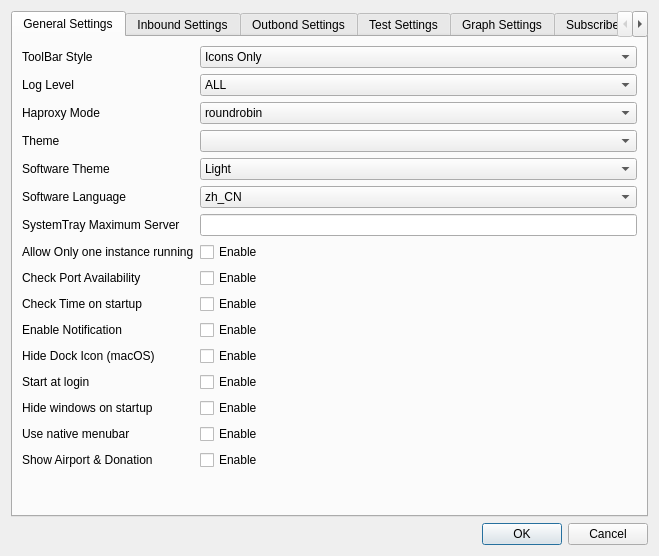
<?xml version="1.0" encoding="UTF-8"?>
<ui version="4.0">
 <class>SettingsDialog</class>
 <widget class="QDialog" name="SettingsDialog">
  <property name="geometry">
   <rect>
    <x>0</x>
    <y>0</y>
    <width>659</width>
    <height>556</height>
   </rect>
  </property>
  <property name="minimumSize">
   <size>
    <width>634</width>
    <height>532</height>
   </size>
  </property>
  <property name="windowTitle">
   <string>Settings</string>
  </property>
  <property name="modal">
   <bool>true</bool>
  </property>
  <layout class="QGridLayout" name="gridLayout">
   <item row="0" column="0">
    <widget class="QTabWidget" name="tabWidget">
     <property name="sizePolicy">
      <sizepolicy hsizetype="Expanding" vsizetype="Expanding">
       <horstretch>0</horstretch>
       <verstretch>0</verstretch>
      </sizepolicy>
     </property>
     <property name="currentIndex">
      <number>0</number>
     </property>
     <widget class="QWidget" name="tab">
      <attribute name="title">
       <string>General Settings</string>
      </attribute>
      <layout class="QGridLayout" name="gridLayout_2">
       <item row="0" column="0">
        <layout class="QFormLayout" name="formLayout">
         <property name="fieldGrowthPolicy">
          <enum>QFormLayout::AllNonFixedFieldsGrow</enum>
         </property>
         <item row="0" column="0">
          <widget class="QLabel" name="toolBarStyleLabel">
           <property name="text">
            <string>ToolBar Style</string>
           </property>
          </widget>
         </item>
         <item row="0" column="1">
          <widget class="QComboBox" name="toolbarStyleComboBox">
           <property name="sizePolicy">
            <sizepolicy hsizetype="Expanding" vsizetype="Fixed">
             <horstretch>0</horstretch>
             <verstretch>0</verstretch>
            </sizepolicy>
           </property>
           <item>
            <property name="text">
             <string>Icons Only</string>
            </property>
           </item>
           <item>
            <property name="text">
             <string>Text Only</string>
            </property>
           </item>
           <item>
            <property name="text">
             <string>Text Alongside Icons</string>
            </property>
           </item>
           <item>
            <property name="text">
             <string>Text Under Icons</string>
            </property>
           </item>
           <item>
            <property name="text">
             <string>System Style</string>
            </property>
           </item>
          </widget>
         </item>
         <item row="1" column="0">
          <widget class="QLabel" name="logLevelLabel">
           <property name="text">
            <string>Log Level</string>
           </property>
          </widget>
         </item>
         <item row="1" column="1">
          <widget class="QComboBox" name="logLevelComboBox">
           <property name="sizePolicy">
            <sizepolicy hsizetype="Expanding" vsizetype="Fixed">
             <horstretch>0</horstretch>
             <verstretch>0</verstretch>
            </sizepolicy>
           </property>
           <item>
            <property name="text">
             <string>ALL</string>
            </property>
           </item>
           <item>
            <property name="text">
             <string>INFO</string>
            </property>
           </item>
           <item>
            <property name="text">
             <string>WARN</string>
            </property>
           </item>
           <item>
            <property name="text">
             <string>ERROR</string>
            </property>
           </item>
           <item>
            <property name="text">
             <string>FATAL</string>
            </property>
           </item>
           <item>
            <property name="text">
             <string>OFF</string>
            </property>
           </item>
          </widget>
         </item>
         <item row="2" column="0">
          <widget class="QLabel" name="haproxyModeLabel">
           <property name="text">
            <string>Haproxy Mode</string>
           </property>
          </widget>
         </item>
         <item row="2" column="1">
          <widget class="QComboBox" name="haproxyModeComboBox">
           <property name="sizePolicy">
            <sizepolicy hsizetype="Expanding" vsizetype="Fixed">
             <horstretch>0</horstretch>
             <verstretch>0</verstretch>
            </sizepolicy>
           </property>
           <item>
            <property name="text">
             <string>roundrobin</string>
            </property>
           </item>
           <item>
            <property name="text">
             <string>leastconn</string>
            </property>
           </item>
           <item>
            <property name="text">
             <string>source</string>
            </property>
           </item>
          </widget>
         </item>
         <item row="3" column="0">
          <widget class="QLabel" name="label_3">
           <property name="text">
            <string>Theme</string>
           </property>
          </widget>
         </item>
         <item row="3" column="1">
          <widget class="QComboBox" name="themeComboBox"/>
         </item>
         <item row="6" column="0">
          <widget class="QLabel" name="label_23">
           <property name="text">
            <string>SystemTray Maximum Server</string>
           </property>
          </widget>
         </item>
         <item row="6" column="1">
          <widget class="QLineEdit" name="systemTrayMaximumServerEdit"/>
         </item>
         <item row="7" column="0">
          <widget class="QLabel" name="onlyOneInstanceLabel">
           <property name="text">
            <string>Allow Only one instance running</string>
           </property>
          </widget>
         </item>
         <item row="7" column="1">
          <widget class="QCheckBox" name="oneInstanceCheckBox">
           <property name="text">
            <string>Enable</string>
           </property>
          </widget>
         </item>
         <item row="8" column="0">
          <widget class="QLabel" name="checkPortAvailabilityLabel">
           <property name="text">
            <string>Check Port Availability</string>
           </property>
          </widget>
         </item>
         <item row="8" column="1">
          <widget class="QCheckBox" name="availabilityCheckBox">
           <property name="text">
            <string>Enable</string>
           </property>
          </widget>
         </item>
         <item row="10" column="0">
          <widget class="QLabel" name="enableNotificationLabel">
           <property name="text">
            <string>Enable Notification</string>
           </property>
          </widget>
         </item>
         <item row="10" column="1">
          <widget class="QCheckBox" name="enableNotificationCheckBox">
           <property name="text">
            <string>Enable</string>
           </property>
          </widget>
         </item>
         <item row="11" column="0">
          <widget class="QLabel" name="hideDockIconLabel">
           <property name="text">
            <string>Hide Dock Icon (macOS)</string>
           </property>
          </widget>
         </item>
         <item row="11" column="1">
          <widget class="QCheckBox" name="hideDockIconCheckBox">
           <property name="text">
            <string>Enable</string>
           </property>
          </widget>
         </item>
         <item row="12" column="0">
          <widget class="QLabel" name="startAtLoginLabel">
           <property name="text">
            <string>Start at login</string>
           </property>
          </widget>
         </item>
         <item row="12" column="1">
          <widget class="QCheckBox" name="startAtLoginCheckbox">
           <property name="text">
            <string>Enable</string>
           </property>
          </widget>
         </item>
         <item row="13" column="0">
          <widget class="QLabel" name="hideWindowsOnStartupLabel">
           <property name="text">
            <string>Hide windows on startup</string>
           </property>
          </widget>
         </item>
         <item row="13" column="1">
          <widget class="QCheckBox" name="hideCheckBox">
           <property name="text">
            <string>Enable</string>
           </property>
          </widget>
         </item>
         <item row="14" column="0">
          <widget class="QLabel" name="useNativeMenuBar">
           <property name="text">
            <string>Use native menubar</string>
           </property>
          </widget>
         </item>
         <item row="14" column="1">
          <widget class="QCheckBox" name="nativeMenuBarCheckBox">
           <property name="text">
            <string>Enable</string>
           </property>
          </widget>
         </item>
         <item row="15" column="0">
          <widget class="QLabel" name="label_13">
           <property name="text">
            <string>Show Airport &amp; Donation</string>
           </property>
          </widget>
         </item>
         <item row="15" column="1">
          <widget class="QCheckBox" name="showAirportAndDonationCB">
           <property name="text">
            <string>Enable</string>
           </property>
          </widget>
         </item>
         <item row="4" column="0">
          <widget class="QLabel" name="label_8">
           <property name="text">
            <string>Software Theme</string>
           </property>
          </widget>
         </item>
         <item row="4" column="1">
          <widget class="QComboBox" name="systemThemeCB">
           <item>
            <property name="text">
             <string>Light</string>
            </property>
           </item>
           <item>
            <property name="text">
             <string>Dark</string>
            </property>
           </item>
           <item>
            <property name="text">
             <string>Follow System</string>
            </property>
           </item>
          </widget>
         </item>
         <item row="5" column="0">
          <widget class="QLabel" name="label_24">
           <property name="text">
            <string>Software Language</string>
           </property>
          </widget>
         </item>
         <item row="5" column="1">
          <widget class="QComboBox" name="languageCB">
           <item>
            <property name="text">
             <string>zh_CN</string>
            </property>
           </item>
           <item>
            <property name="text">
             <string>zh_TW</string>
            </property>
           </item>
           <item>
            <property name="text">
             <string>en_US</string>
            </property>
           </item>
           <item>
            <property name="text">
             <string>ja_JP</string>
            </property>
           </item>
           <item>
            <property name="text">
             <string>Follow System</string>
            </property>
           </item>
          </widget>
         </item>
         <item row="9" column="0">
          <widget class="QLabel" name="label_43">
           <property name="text">
            <string>Check Time on startup</string>
           </property>
          </widget>
         </item>
         <item row="9" column="1">
          <widget class="QCheckBox" name="checkTimeOnStartupCB">
           <property name="text">
            <string>Enable</string>
           </property>
          </widget>
         </item>
        </layout>
       </item>
      </layout>
     </widget>
     <widget class="QWidget" name="widget">
      <attribute name="title">
       <string>Inbound Settings</string>
      </attribute>
      <layout class="QGridLayout" name="gridLayout_3">
       <item row="0" column="0">
        <layout class="QFormLayout" name="formLayout_2">
         <property name="fieldGrowthPolicy">
          <enum>QFormLayout::AllNonFixedFieldsGrow</enum>
         </property>
         <item row="0" column="0">
          <widget class="QLabel" name="label_10">
           <property name="text">
            <string>Enable Http Proxy</string>
           </property>
          </widget>
         </item>
         <item row="0" column="1">
          <widget class="QCheckBox" name="enableHttpProxyCheckBox">
           <property name="text">
            <string>Enable</string>
           </property>
          </widget>
         </item>
         <item row="1" column="0">
          <widget class="QLabel" name="label_11">
           <property name="text">
            <string>Enable IPV6 Support</string>
           </property>
          </widget>
         </item>
         <item row="1" column="1">
          <widget class="QCheckBox" name="enableIPV6SupportCheckBox">
           <property name="text">
            <string>Enable</string>
           </property>
          </widget>
         </item>
         <item row="2" column="0">
          <widget class="QLabel" name="label_12">
           <property name="text">
            <string>Share Over LAN</string>
           </property>
          </widget>
         </item>
         <item row="2" column="1">
          <widget class="QCheckBox" name="shareOverLANCheckBox">
           <property name="text">
            <string>Enable</string>
           </property>
          </widget>
         </item>
         <item row="4" column="0">
          <widget class="QLabel" name="label_14">
           <property name="text">
            <string>Sock5 Port</string>
           </property>
          </widget>
         </item>
         <item row="4" column="1">
          <widget class="QLineEdit" name="socks5PortLineEdit"/>
         </item>
         <item row="5" column="0">
          <widget class="QLabel" name="label_15">
           <property name="text">
            <string>Http Port</string>
           </property>
          </widget>
         </item>
         <item row="5" column="1">
          <widget class="QLineEdit" name="httpPortLineEdit"/>
         </item>
         <item row="6" column="0">
          <widget class="QLabel" name="label_16">
           <property name="text">
            <string>PAC Port</string>
           </property>
          </widget>
         </item>
         <item row="6" column="1">
          <widget class="QLineEdit" name="pacPortLineEdit"/>
         </item>
         <item row="8" column="0">
          <widget class="QLabel" name="label_18">
           <property name="text">
            <string>Haproxy Port</string>
           </property>
          </widget>
         </item>
         <item row="8" column="1">
          <widget class="QLineEdit" name="haproxyPortLineEdit"/>
         </item>
         <item row="9" column="0">
          <widget class="QLabel" name="label_19">
           <property name="text">
            <string>Haproxy Status Port</string>
           </property>
          </widget>
         </item>
         <item row="9" column="1">
          <widget class="QLineEdit" name="haproxyStatusPortLineEdit"/>
         </item>
         <item row="3" column="0">
          <widget class="QLabel" name="label_35">
           <property name="text">
            <string>Inbound Sniffing</string>
           </property>
          </widget>
         </item>
         <item row="3" column="1">
          <widget class="QCheckBox" name="inboundSniffingCB">
           <property name="text">
            <string>Enable</string>
           </property>
          </widget>
         </item>
         <item row="7" column="0">
          <widget class="QLabel" name="label_44">
           <property name="text">
            <string>Redirector Port</string>
           </property>
          </widget>
         </item>
         <item row="7" column="1">
          <widget class="QLineEdit" name="redirectorPortLineEdit"/>
         </item>
        </layout>
       </item>
      </layout>
     </widget>
     <widget class="QWidget" name="tab_2">
      <attribute name="title">
       <string>Outbond Settings</string>
      </attribute>
      <layout class="QGridLayout" name="gridLayout_4">
       <item row="0" column="0">
        <layout class="QFormLayout" name="formLayout_4">
         <property name="fieldGrowthPolicy">
          <enum>QFormLayout::ExpandingFieldsGrow</enum>
         </property>
         <item row="3" column="0">
          <widget class="QLabel" name="label_26">
           <property name="text">
            <string>Forward Proxy</string>
           </property>
          </widget>
         </item>
         <item row="5" column="0">
          <widget class="QLabel" name="label_27">
           <property name="text">
            <string>IP Address</string>
           </property>
          </widget>
         </item>
         <item row="6" column="0">
          <widget class="QLabel" name="label_30">
           <property name="text">
            <string>Port</string>
           </property>
          </widget>
         </item>
         <item row="7" column="0">
          <widget class="QLabel" name="label_28">
           <property name="text">
            <string>Authentication</string>
           </property>
          </widget>
         </item>
         <item row="8" column="0">
          <widget class="QLabel" name="label_31">
           <property name="text">
            <string>Username</string>
           </property>
          </widget>
         </item>
         <item row="8" column="1">
          <widget class="QLineEdit" name="forwardProxyUsername"/>
         </item>
         <item row="9" column="0">
          <widget class="QLabel" name="label_32">
           <property name="text">
            <string>Password</string>
           </property>
          </widget>
         </item>
         <item row="9" column="1">
          <widget class="QLineEdit" name="forwardProxyPassword"/>
         </item>
         <item row="4" column="0">
          <widget class="QLabel" name="label_33">
           <property name="text">
            <string>Type</string>
           </property>
          </widget>
         </item>
         <item row="3" column="1">
          <widget class="QCheckBox" name="forwardProxyCheckBox">
           <property name="text">
            <string>Enable</string>
           </property>
          </widget>
         </item>
         <item row="4" column="1">
          <widget class="QComboBox" name="forwardProxyTypeComboBox">
           <property name="sizePolicy">
            <sizepolicy hsizetype="Expanding" vsizetype="Fixed">
             <horstretch>0</horstretch>
             <verstretch>0</verstretch>
            </sizepolicy>
           </property>
           <item>
            <property name="text">
             <string>http</string>
            </property>
           </item>
           <item>
            <property name="text">
             <string>socks5</string>
            </property>
           </item>
          </widget>
         </item>
         <item row="5" column="1">
          <widget class="QLineEdit" name="forwardProxyIpAddressLineEdit"/>
         </item>
         <item row="6" column="1">
          <widget class="QLineEdit" name="forwardProxyPortLineEdit"/>
         </item>
         <item row="7" column="1">
          <widget class="QCheckBox" name="forwardProxyAuthenticationCheckBox">
           <property name="text">
            <string>Enable</string>
           </property>
          </widget>
         </item>
         <item row="0" column="0">
          <widget class="QLabel" name="label_34">
           <property name="text">
            <string>Bypass Bittorrent Traffic</string>
           </property>
          </widget>
         </item>
         <item row="0" column="1">
          <widget class="QCheckBox" name="bypassBittorrentCB">
           <property name="text">
            <string>Enable</string>
           </property>
          </widget>
         </item>
         <item row="2" column="0">
          <widget class="QLabel" name="label_36">
           <property name="text">
            <string>Bypass China Mainland</string>
           </property>
          </widget>
         </item>
         <item row="2" column="1">
          <widget class="QCheckBox" name="bypassChinaMainlandCB">
           <property name="text">
            <string>Enable</string>
           </property>
          </widget>
         </item>
         <item row="1" column="0">
          <widget class="QLabel" name="label_37">
           <property name="text">
            <string>Bypass Private Address</string>
           </property>
          </widget>
         </item>
         <item row="1" column="1">
          <widget class="QCheckBox" name="bypassPrivateAddressCB">
           <property name="text">
            <string>Enable</string>
           </property>
          </widget>
         </item>
        </layout>
       </item>
      </layout>
     </widget>
     <widget class="QWidget" name="tab_7">
      <attribute name="title">
       <string>Test Settings</string>
      </attribute>
      <layout class="QGridLayout" name="gridLayout_9">
       <item row="0" column="0">
        <layout class="QFormLayout" name="formLayout_7">
         <item row="0" column="0">
          <widget class="QLabel" name="label_22">
           <property name="text">
            <string>Latency Test Method</string>
           </property>
          </widget>
         </item>
         <item row="0" column="1">
          <widget class="QComboBox" name="latencyTestMethodCB">
           <item>
            <property name="text">
             <string>TCP</string>
            </property>
           </item>
           <item>
            <property name="text">
             <string>CONNECT</string>
            </property>
           </item>
          </widget>
         </item>
         <item row="1" column="0">
          <widget class="QLabel" name="label_25">
           <property name="text">
            <string>Real Lantency Test Url</string>
           </property>
          </widget>
         </item>
         <item row="1" column="1">
          <widget class="QLineEdit" name="realLatencyTestUrlEdit"/>
         </item>
         <item row="2" column="0">
          <widget class="QLabel" name="label_29">
           <property name="text">
            <string>Speed Test Url</string>
           </property>
          </widget>
         </item>
         <item row="2" column="1">
          <widget class="QLineEdit" name="speedTestUrlEdit"/>
         </item>
        </layout>
       </item>
      </layout>
     </widget>
     <widget class="QWidget" name="tab_6">
      <attribute name="title">
       <string>Graph Settings</string>
      </attribute>
      <layout class="QGridLayout" name="gridLayout_8">
       <item row="0" column="0">
        <layout class="QFormLayout" name="formLayout_6">
         <item row="2" column="0">
          <widget class="QLabel" name="label_17">
           <property name="text">
            <string>Proxy Download Speed Color</string>
           </property>
          </widget>
         </item>
         <item row="2" column="1">
          <widget class="QtColorPicker" name="proxyDownloadColorPicker" native="true">
           <property name="sizePolicy">
            <sizepolicy hsizetype="Expanding" vsizetype="Preferred">
             <horstretch>0</horstretch>
             <verstretch>0</verstretch>
            </sizepolicy>
           </property>
           <property name="text" stdset="0">
            <string>PushButton</string>
           </property>
          </widget>
         </item>
         <item row="3" column="0">
          <widget class="QLabel" name="label_20">
           <property name="text">
            <string>Proxy Upload Speed Color</string>
           </property>
          </widget>
         </item>
         <item row="3" column="1">
          <widget class="QtColorPicker" name="proxyUploadColorPicker" native="true">
           <property name="sizePolicy">
            <sizepolicy hsizetype="Expanding" vsizetype="Preferred">
             <horstretch>0</horstretch>
             <verstretch>0</verstretch>
            </sizepolicy>
           </property>
           <property name="text" stdset="0">
            <string>PushButton</string>
           </property>
          </widget>
         </item>
         <item row="4" column="0">
          <widget class="QLabel" name="label_40">
           <property name="text">
            <string>Direct Download Speed Color</string>
           </property>
          </widget>
         </item>
         <item row="4" column="1">
          <widget class="QtColorPicker" name="directDownloadColorPicker" native="true"/>
         </item>
         <item row="5" column="0">
          <widget class="QLabel" name="label_42">
           <property name="text">
            <string>Direct Upload Speed Color</string>
           </property>
          </widget>
         </item>
         <item row="5" column="1">
          <widget class="QtColorPicker" name="directUploadColorPicker" native="true"/>
         </item>
         <item row="0" column="0">
          <widget class="QLabel" name="label_38">
           <property name="text">
            <string>Detail Outbound Proxy Traffic</string>
           </property>
          </widget>
         </item>
         <item row="1" column="0">
          <widget class="QLabel" name="label_41">
           <property name="text">
            <string>Detail Outbound Direct Traffic</string>
           </property>
          </widget>
         </item>
         <item row="0" column="1">
          <widget class="QCheckBox" name="detailOutboundProxyCB">
           <property name="text">
            <string>Enable</string>
           </property>
          </widget>
         </item>
         <item row="1" column="1">
          <widget class="QCheckBox" name="detailOutboundDirectCB">
           <property name="text">
            <string>Enable</string>
           </property>
          </widget>
         </item>
        </layout>
       </item>
      </layout>
     </widget>
     <widget class="QWidget" name="tab_4">
      <attribute name="title">
       <string>Subscribe Settings</string>
      </attribute>
      <layout class="QGridLayout" name="gridLayout_5">
       <item row="0" column="0">
        <layout class="QFormLayout" name="formLayout_5">
         <property name="fieldGrowthPolicy">
          <enum>QFormLayout::ExpandingFieldsGrow</enum>
         </property>
         <item row="0" column="0">
          <widget class="QLabel" name="trojanBackendLabel_2">
           <property name="text">
            <string>GFWList Update Url</string>
           </property>
          </widget>
         </item>
         <item row="0" column="1">
          <widget class="QComboBox" name="gfwlistUpdateUrlComboBox">
           <property name="sizePolicy">
            <sizepolicy hsizetype="Expanding" vsizetype="Fixed">
             <horstretch>0</horstretch>
             <verstretch>0</verstretch>
            </sizepolicy>
           </property>
           <item>
            <property name="text">
             <string>gfwlist/gfwlist</string>
            </property>
           </item>
           <item>
            <property name="text">
             <string>gfwlist/gfwlist-by-ghproxy</string>
            </property>
           </item>
           <item>
            <property name="text">
             <string>Local File</string>
            </property>
           </item>
          </widget>
         </item>
         <item row="1" column="0">
          <widget class="QLabel" name="enableAPILabel_2">
           <property name="text">
            <string>Update User Agent</string>
           </property>
          </widget>
         </item>
         <item row="1" column="1">
          <widget class="QLineEdit" name="updateUserAgentLineEdit"/>
         </item>
         <item row="2" column="0">
          <widget class="QLabel" name="apiPortLabel_2">
           <property name="text">
            <string>Filter Keyword (,)</string>
           </property>
          </widget>
         </item>
         <item row="2" column="1">
          <widget class="QLineEdit" name="filterKeywordLineEdit"/>
         </item>
         <item row="3" column="0">
          <widget class="QLabel" name="label_2">
           <property name="text">
            <string>Maximum</string>
           </property>
          </widget>
         </item>
         <item row="3" column="1">
          <widget class="QLineEdit" name="maximumSubscribe"/>
         </item>
         <item row="5" column="0">
          <widget class="QLabel" name="label_5">
           <property name="text">
            <string>Overwrite AllowInsecure</string>
           </property>
          </widget>
         </item>
         <item row="5" column="1">
          <widget class="QCheckBox" name="overwriteAllowInsecureCB">
           <property name="text">
            <string>Overwrite</string>
           </property>
          </widget>
         </item>
         <item row="6" column="0">
          <widget class="QLabel" name="label_6">
           <property name="text">
            <string>Overwrite AllowInsecureCiphers</string>
           </property>
          </widget>
         </item>
         <item row="6" column="1">
          <widget class="QCheckBox" name="overwriteAllowInsecureCiphersCB">
           <property name="text">
            <string>Overwrite</string>
           </property>
          </widget>
         </item>
         <item row="7" column="0">
          <widget class="QLabel" name="label_7">
           <property name="text">
            <string>Overwirte TcpFastOpen</string>
           </property>
          </widget>
         </item>
         <item row="7" column="1">
          <widget class="QCheckBox" name="overwriteTcpFastOpenCB">
           <property name="text">
            <string>Overwrite</string>
           </property>
          </widget>
         </item>
         <item row="4" column="0">
          <widget class="QLabel" name="label_9">
           <property name="text">
            <string>Auto fetch group name</string>
           </property>
          </widget>
         </item>
         <item row="4" column="1">
          <widget class="QCheckBox" name="autoFetchGroupnameCB">
           <property name="text">
            <string>Enable</string>
           </property>
          </widget>
         </item>
        </layout>
       </item>
      </layout>
     </widget>
     <widget class="QWidget" name="tab_5">
      <attribute name="title">
       <string>Router Settings</string>
      </attribute>
      <layout class="QGridLayout" name="gridLayout_7">
       <item row="0" column="0">
        <layout class="QGridLayout" name="routeSettingsLayout"/>
       </item>
      </layout>
     </widget>
     <widget class="QWidget" name="tab_3">
      <attribute name="title">
       <string>Core Settings</string>
      </attribute>
      <layout class="QGridLayout" name="gridLayout_6">
       <item row="0" column="0">
        <layout class="QFormLayout" name="formLayout_3">
         <property name="fieldGrowthPolicy">
          <enum>QFormLayout::ExpandingFieldsGrow</enum>
         </property>
         <item row="0" column="0">
          <widget class="QLabel" name="label">
           <property name="text">
            <string>TLS Fingerprint</string>
           </property>
          </widget>
         </item>
         <item row="0" column="1">
          <widget class="QComboBox" name="tlsFingerprintComboBox">
           <property name="sizePolicy">
            <sizepolicy hsizetype="Expanding" vsizetype="Fixed">
             <horstretch>0</horstretch>
             <verstretch>0</verstretch>
            </sizepolicy>
           </property>
           <item>
            <property name="text">
             <string>none</string>
            </property>
           </item>
           <item>
            <property name="text">
             <string>firefox</string>
            </property>
           </item>
           <item>
            <property name="text">
             <string>chrome</string>
            </property>
           </item>
           <item>
            <property name="text">
             <string>ios</string>
            </property>
           </item>
          </widget>
         </item>
         <item row="1" column="0">
          <widget class="QLabel" name="enableRouterLabel">
           <property name="text">
            <string>Enable Router</string>
           </property>
          </widget>
         </item>
         <item row="1" column="1">
          <widget class="QCheckBox" name="enableRouterCheckBox">
           <property name="text">
            <string>Enable</string>
           </property>
          </widget>
         </item>
         <item row="2" column="0">
          <widget class="QLabel" name="enableAPILabel">
           <property name="text">
            <string>Enable API</string>
           </property>
          </widget>
         </item>
         <item row="2" column="1">
          <widget class="QCheckBox" name="enableAPICheckBox">
           <property name="text">
            <string>Enable</string>
           </property>
          </widget>
         </item>
         <item row="3" column="0">
          <widget class="QLabel" name="label_39">
           <property name="text">
            <string>Count Outbound Traffic</string>
           </property>
          </widget>
         </item>
         <item row="3" column="1">
          <widget class="QCheckBox" name="countOutboundTrafficCB">
           <property name="text">
            <string>Enable</string>
           </property>
          </widget>
         </item>
         <item row="4" column="0">
          <widget class="QLabel" name="label_21">
           <property name="text">
            <string>Geo Path</string>
           </property>
          </widget>
         </item>
         <item row="4" column="1">
          <widget class="QLineEdit" name="geoPathEdit"/>
         </item>
         <item row="5" column="0">
          <widget class="QLabel" name="apiPortLabel">
           <property name="text">
            <string>API Port</string>
           </property>
          </widget>
         </item>
         <item row="5" column="1">
          <widget class="QLineEdit" name="apiPortLineEdit"/>
         </item>
         <item row="6" column="0">
          <widget class="QLabel" name="certLabel">
           <property name="text">
            <string>Cert</string>
           </property>
          </widget>
         </item>
         <item row="6" column="1">
          <widget class="QLineEdit" name="certLineEdit"/>
         </item>
         <item row="7" column="0">
          <widget class="QLabel" name="cipherLabel">
           <property name="text">
            <string>Cipher</string>
           </property>
          </widget>
         </item>
         <item row="7" column="1">
          <widget class="QLineEdit" name="cipherLineEdit"/>
         </item>
         <item row="8" column="0">
          <widget class="QLabel" name="label_4">
           <property name="text">
            <string>Buffer Size</string>
           </property>
          </widget>
         </item>
         <item row="8" column="1">
          <widget class="QLineEdit" name="bufferSizeLineEdit"/>
         </item>
        </layout>
       </item>
      </layout>
     </widget>
    </widget>
   </item>
   <item row="1" column="0">
    <widget class="QDialogButtonBox" name="buttonBox">
     <property name="standardButtons">
      <set>QDialogButtonBox::Cancel|QDialogButtonBox::Ok</set>
     </property>
    </widget>
   </item>
  </layout>
 </widget>
 <customwidgets>
  <customwidget>
   <class>QtColorPicker</class>
   <extends>QWidget</extends>
   <header>qtcolorpicker.h</header>
  </customwidget>
 </customwidgets>
 <resources/>
 <connections>
  <connection>
   <sender>buttonBox</sender>
   <signal>rejected()</signal>
   <receiver>SettingsDialog</receiver>
   <slot>reject()</slot>
   <hints>
    <hint type="sourcelabel">
     <x>486</x>
     <y>375</y>
    </hint>
    <hint type="destinationlabel">
     <x>288</x>
     <y>198</y>
    </hint>
   </hints>
  </connection>
 </connections>
</ui>
